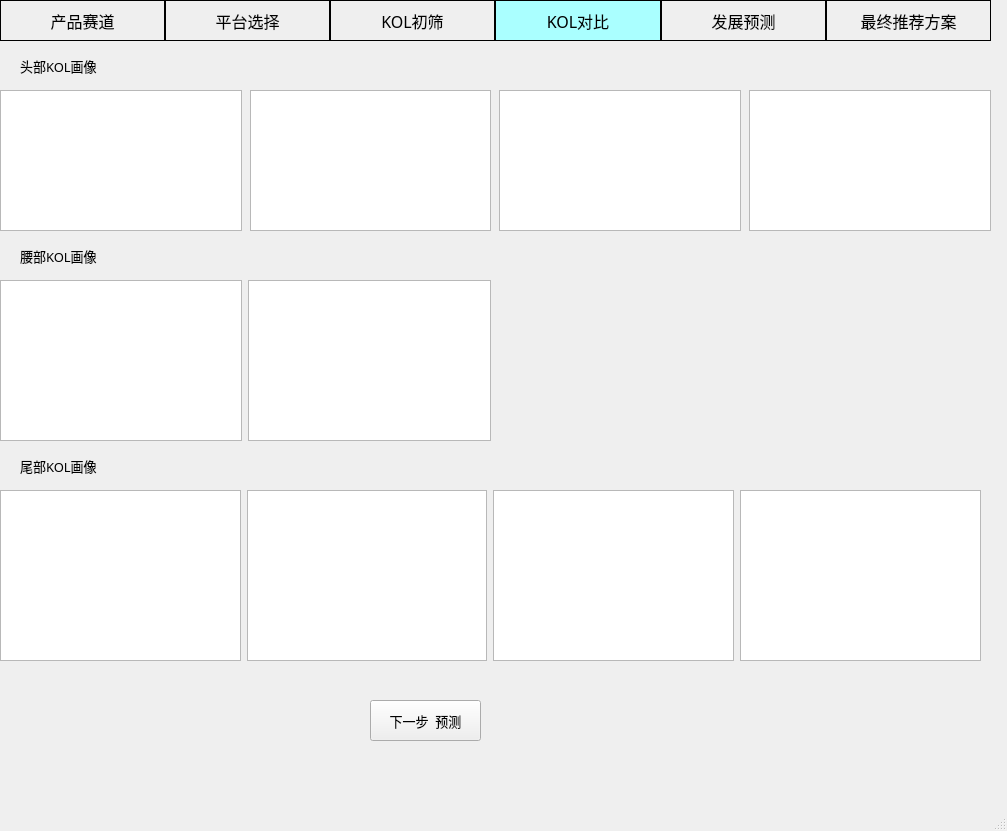
<?xml version="1.0" encoding="UTF-8"?>
<ui version="4.0">
 <class>MainWindow</class>
 <widget class="QMainWindow" name="MainWindow">
  <property name="geometry">
   <rect>
    <x>0</x>
    <y>0</y>
    <width>1007</width>
    <height>831</height>
   </rect>
  </property>
  <property name="windowTitle">
   <string>MainWindow</string>
  </property>
  <widget class="QWidget" name="centralwidget">
   <property name="font">
    <font>
     <family>微软雅黑</family>
     <pointsize>10</pointsize>
    </font>
   </property>
   <widget class="QWidget" name="layoutWidget">
    <property name="geometry">
     <rect>
      <x>0</x>
      <y>0</y>
      <width>991</width>
      <height>41</height>
     </rect>
    </property>
    <layout class="QHBoxLayout" name="horizontalLayout">
     <property name="spacing">
      <number>0</number>
     </property>
     <property name="leftMargin">
      <number>0</number>
     </property>
     <property name="rightMargin">
      <number>0</number>
     </property>
     <item>
      <widget class="QLabel" name="label">
       <property name="sizePolicy">
        <sizepolicy hsizetype="Expanding" vsizetype="Preferred">
         <horstretch>0</horstretch>
         <verstretch>0</verstretch>
        </sizepolicy>
       </property>
       <property name="font">
        <font>
         <family>微软雅黑</family>
         <pointsize>12</pointsize>
        </font>
       </property>
       <property name="styleSheet">
        <string notr="true">border:1px solid rgb(0, 0, 0);</string>
       </property>
       <property name="lineWidth">
        <number>1</number>
       </property>
       <property name="midLineWidth">
        <number>0</number>
       </property>
       <property name="text">
        <string>产品赛道</string>
       </property>
       <property name="scaledContents">
        <bool>false</bool>
       </property>
       <property name="alignment">
        <set>Qt::AlignCenter</set>
       </property>
       <property name="wordWrap">
        <bool>false</bool>
       </property>
       <property name="margin">
        <number>0</number>
       </property>
      </widget>
     </item>
     <item>
      <widget class="QLabel" name="label_2">
       <property name="sizePolicy">
        <sizepolicy hsizetype="Expanding" vsizetype="Preferred">
         <horstretch>0</horstretch>
         <verstretch>0</verstretch>
        </sizepolicy>
       </property>
       <property name="font">
        <font>
         <family>微软雅黑</family>
         <pointsize>12</pointsize>
        </font>
       </property>
       <property name="styleSheet">
        <string notr="true">border:1px solid rgb(0, 0, 0);</string>
       </property>
       <property name="lineWidth">
        <number>1</number>
       </property>
       <property name="text">
        <string>平台选择</string>
       </property>
       <property name="alignment">
        <set>Qt::AlignCenter</set>
       </property>
      </widget>
     </item>
     <item>
      <widget class="QLabel" name="label_3">
       <property name="sizePolicy">
        <sizepolicy hsizetype="Expanding" vsizetype="Preferred">
         <horstretch>0</horstretch>
         <verstretch>0</verstretch>
        </sizepolicy>
       </property>
       <property name="font">
        <font>
         <family>微软雅黑</family>
         <pointsize>12</pointsize>
        </font>
       </property>
       <property name="styleSheet">
        <string notr="true">border:1px solid rgb(0, 0, 0);</string>
       </property>
       <property name="text">
        <string>KOL初筛</string>
       </property>
       <property name="alignment">
        <set>Qt::AlignCenter</set>
       </property>
      </widget>
     </item>
     <item>
      <widget class="QLabel" name="label_4">
       <property name="sizePolicy">
        <sizepolicy hsizetype="Expanding" vsizetype="Preferred">
         <horstretch>0</horstretch>
         <verstretch>0</verstretch>
        </sizepolicy>
       </property>
       <property name="font">
        <font>
         <family>微软雅黑</family>
         <pointsize>12</pointsize>
        </font>
       </property>
       <property name="styleSheet">
        <string notr="true">background-color: rgb(170, 255, 255);
border:1px solid rgb(0, 0, 0);</string>
       </property>
       <property name="text">
        <string>KOL对比</string>
       </property>
       <property name="alignment">
        <set>Qt::AlignCenter</set>
       </property>
      </widget>
     </item>
     <item>
      <widget class="QLabel" name="label_5">
       <property name="sizePolicy">
        <sizepolicy hsizetype="Expanding" vsizetype="Preferred">
         <horstretch>0</horstretch>
         <verstretch>0</verstretch>
        </sizepolicy>
       </property>
       <property name="font">
        <font>
         <family>微软雅黑</family>
         <pointsize>12</pointsize>
        </font>
       </property>
       <property name="styleSheet">
        <string notr="true">
border:1px solid rgb(0, 0, 0);</string>
       </property>
       <property name="text">
        <string>发展预测</string>
       </property>
       <property name="alignment">
        <set>Qt::AlignCenter</set>
       </property>
      </widget>
     </item>
     <item>
      <widget class="QLabel" name="label_6">
       <property name="sizePolicy">
        <sizepolicy hsizetype="Expanding" vsizetype="Preferred">
         <horstretch>0</horstretch>
         <verstretch>0</verstretch>
        </sizepolicy>
       </property>
       <property name="font">
        <font>
         <family>微软雅黑</family>
         <pointsize>12</pointsize>
        </font>
       </property>
       <property name="styleSheet">
        <string notr="true">border:1px solid rgb(0, 0, 0);</string>
       </property>
       <property name="text">
        <string>最终推荐方案</string>
       </property>
       <property name="alignment">
        <set>Qt::AlignCenter</set>
       </property>
      </widget>
     </item>
    </layout>
   </widget>
   <widget class="QLabel" name="label_7">
    <property name="geometry">
     <rect>
      <x>20</x>
      <y>50</y>
      <width>111</width>
      <height>31</height>
     </rect>
    </property>
    <property name="text">
     <string>头部KOL画像</string>
    </property>
   </widget>
   <widget class="QLabel" name="label_8">
    <property name="geometry">
     <rect>
      <x>20</x>
      <y>240</y>
      <width>111</width>
      <height>31</height>
     </rect>
    </property>
    <property name="text">
     <string>腰部KOL画像</string>
    </property>
   </widget>
   <widget class="QLabel" name="label_9">
    <property name="geometry">
     <rect>
      <x>20</x>
      <y>450</y>
      <width>111</width>
      <height>31</height>
     </rect>
    </property>
    <property name="text">
     <string>尾部KOL画像</string>
    </property>
   </widget>
   <widget class="QPushButton" name="pushButton">
    <property name="geometry">
     <rect>
      <x>370</x>
      <y>700</y>
      <width>111</width>
      <height>41</height>
     </rect>
    </property>
    <property name="text">
     <string>下一步  预测</string>
    </property>
   </widget>
   <widget class="QWidget" name="">
    <property name="geometry">
     <rect>
      <x>0</x>
      <y>90</y>
      <width>991</width>
      <height>141</height>
     </rect>
    </property>
    <layout class="QHBoxLayout" name="horizontalLayout_2">
     <property name="spacing">
      <number>8</number>
     </property>
     <item>
      <widget class="QGraphicsView" name="graphicsView"/>
     </item>
     <item>
      <widget class="QGraphicsView" name="graphicsView_2"/>
     </item>
     <item>
      <widget class="QGraphicsView" name="graphicsView_3"/>
     </item>
     <item>
      <widget class="QGraphicsView" name="graphicsView_4"/>
     </item>
    </layout>
   </widget>
   <widget class="QWidget" name="">
    <property name="geometry">
     <rect>
      <x>0</x>
      <y>280</y>
      <width>491</width>
      <height>161</height>
     </rect>
    </property>
    <layout class="QHBoxLayout" name="horizontalLayout_3">
     <item>
      <widget class="QGraphicsView" name="graphicsView_5"/>
     </item>
     <item>
      <widget class="QGraphicsView" name="graphicsView_6"/>
     </item>
    </layout>
   </widget>
   <widget class="QWidget" name="">
    <property name="geometry">
     <rect>
      <x>0</x>
      <y>490</y>
      <width>981</width>
      <height>171</height>
     </rect>
    </property>
    <layout class="QHBoxLayout" name="horizontalLayout_4">
     <item>
      <widget class="QGraphicsView" name="graphicsView_7"/>
     </item>
     <item>
      <widget class="QGraphicsView" name="graphicsView_8"/>
     </item>
     <item>
      <widget class="QGraphicsView" name="graphicsView_9"/>
     </item>
     <item>
      <widget class="QGraphicsView" name="graphicsView_10"/>
     </item>
    </layout>
   </widget>
  </widget>
  <widget class="QMenuBar" name="menubar">
   <property name="geometry">
    <rect>
     <x>0</x>
     <y>0</y>
     <width>1007</width>
     <height>26</height>
    </rect>
   </property>
  </widget>
  <widget class="QStatusBar" name="statusbar"/>
 </widget>
 <resources/>
 <connections/>
</ui>
